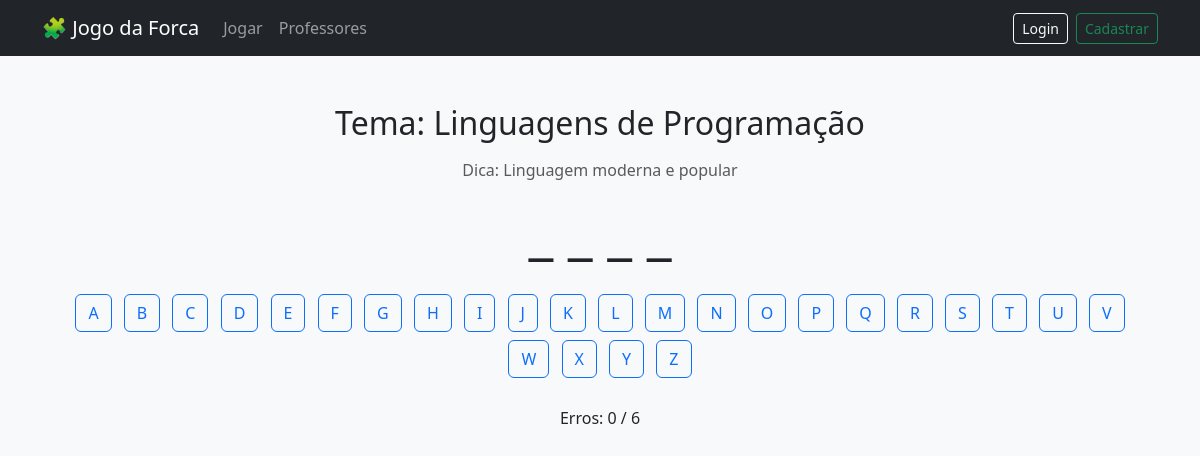
/jogar/palavra/1/, run on the app's committed database.
### forca/models.py (models this page shows, shortened)
class Tema(models.Model):
    nome = models.CharField(max_length=100)
    criado_por = models.ForeignKey(User, on_delete=models.CASCADE, related_name='temas')

class Palavra(models.Model):
    tema = models.ForeignKey(Tema, on_delete=models.CASCADE, related_name='palavras')
    texto = models.CharField(max_length=50)
    dica = models.CharField(max_length=200, blank=True)
    texto_extra = models.TextField(blank=True)
    criado_por = models.ForeignKey(User, on_delete=models.CASCADE, related_name='palavras')

### forca/views.py (the view)
# urls.py: path('jogar/palavra/<int:pk>/', views.JogarPalavraView.as_view(), name='jogar-palavra'),
class JogarPalavraView(View):
    def get(self, request, pk):
        palavra = get_object_or_404(Palavra, pk=pk)
        return render(request, 'forca/jogo.html', {
            'palavra_id': palavra.pk,
            'tema': palavra.tema.nome,
            'dica': palavra.dica,
        })

### forca/templates/forca/jogo.html (shortened to what this page needs)
{% extends 'forca/base.html' %}
{% block content %}
<div class="container mt-5 text-center">
  <h2 class="mb-3">Tema: {{ tema }}</h2>
  {% if dica %}
  <p class="text-muted">Dica: {{ dica }}</p>
  {% endif %}
  <h1 id="palavraDisplay" class="display-4 mb-4">_ _ _ _</h1>
  <div id="letras" class="mb-4">
    {% for letra in 'ABCDEFGHIJKLMNOPQRSTUVWXYZ' %}
      <button class="btn btn-outline-primary m-1" onclick="tentar('{{ letra }}')" id="btn_{{ letra }}">{{ letra }}</button>
    {% endfor %}
  </div>
  <p>Erros: <span id="erros">0</span> / 6</p>
</div>
{% endblock %}

### data on the page
Tema: nome "Linguagens de Programação"
Palavra: dica "Linguagem moderna e popular"

### other printed values
{{ letra }} "A" "B" "C" "D" "E" "F" "G" "H" "I" "J" "K" "L" "M" "N" "O" "P" "Q" "R" "S" "T" "U" "V" "W" "X" "Y" "Z"
